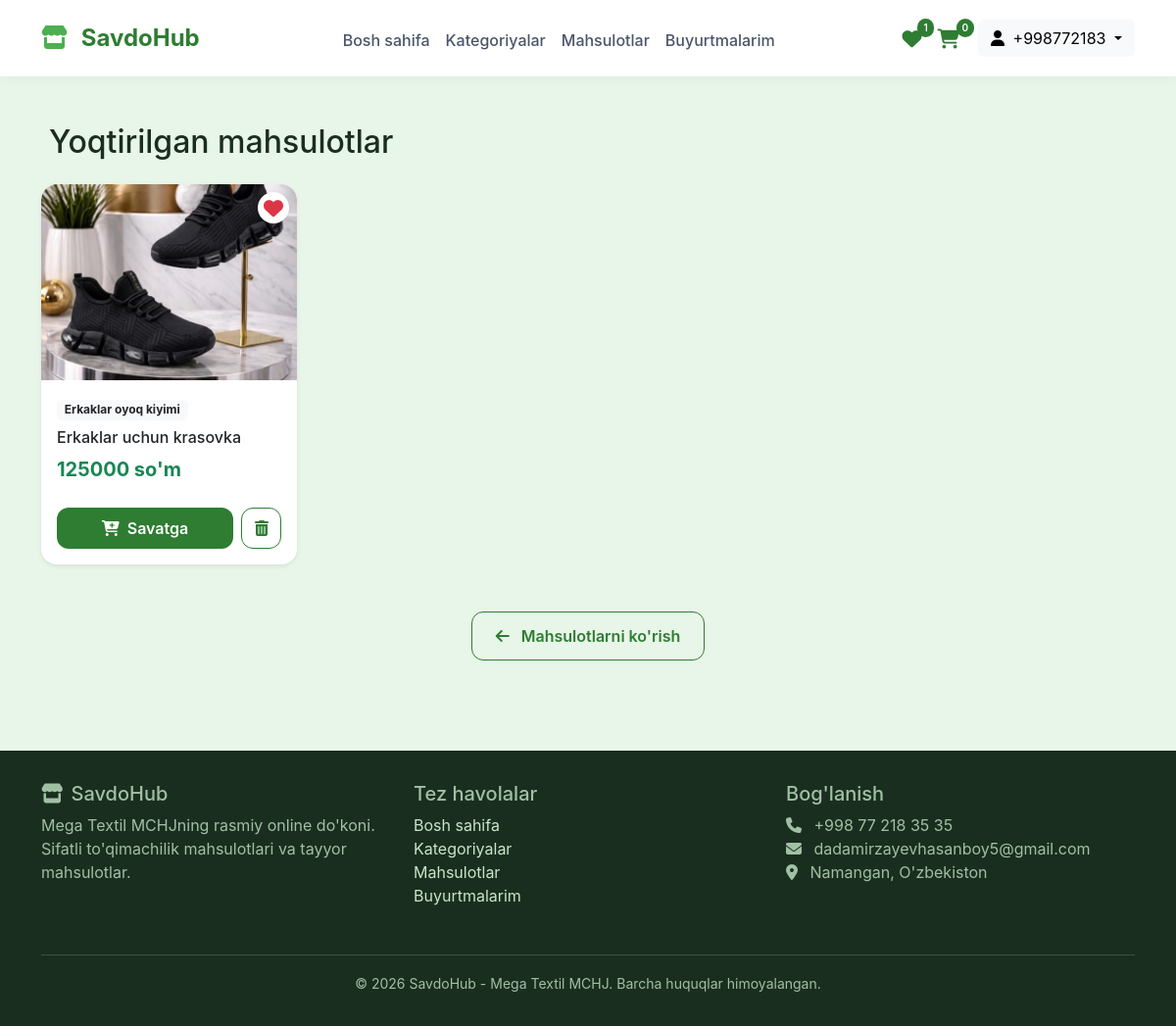
/wishlist/ (signed in), run on an earlier commit of the app's database.
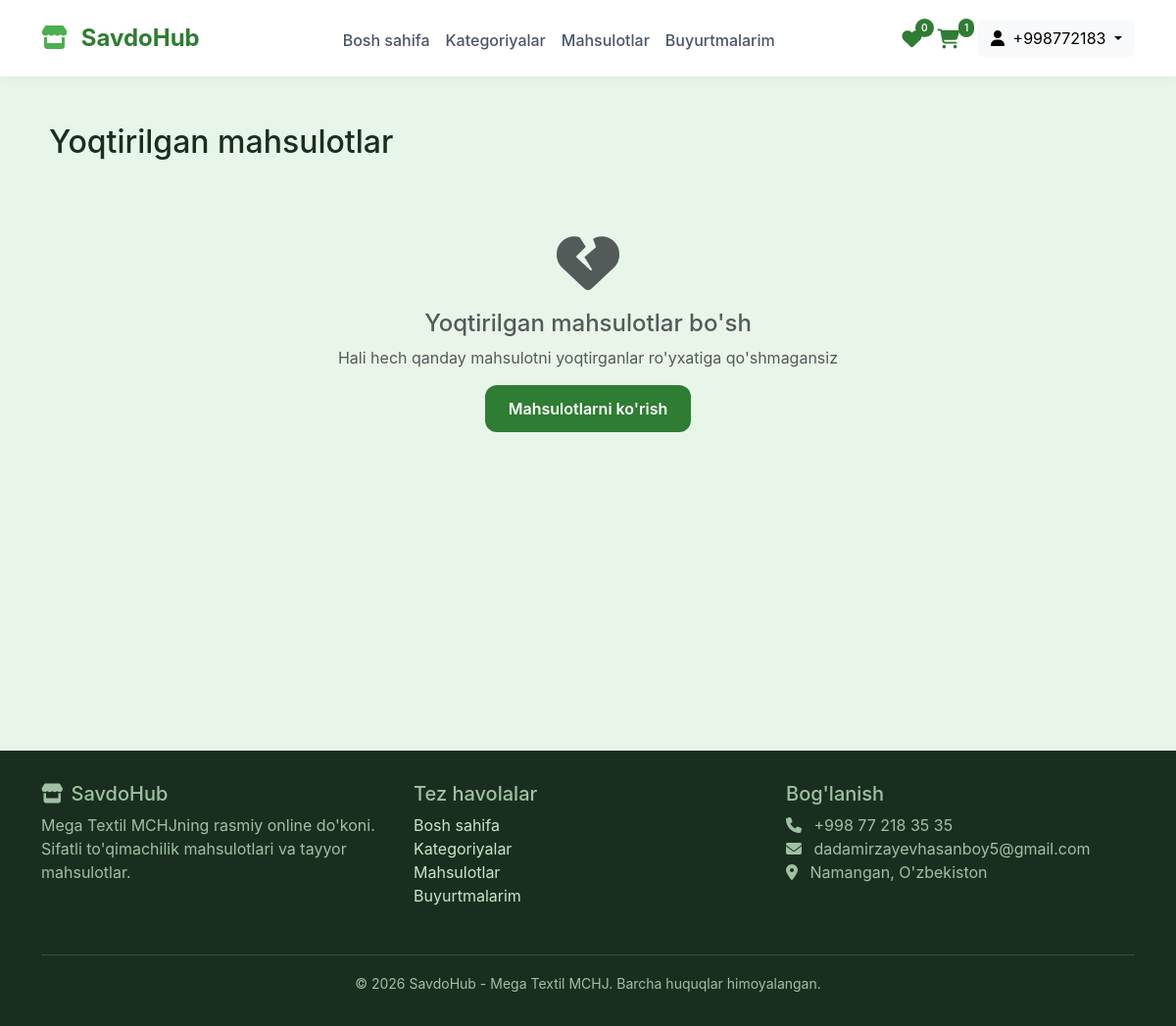
And on a later commit of the database.
### shop/models.py (models this page shows, shortened)
class Wishlist(models.Model):
    user = models.ForeignKey(User, on_delete=models.CASCADE, related_name='wishlists', verbose_name="Foydalanuvchi")
    product = models.ForeignKey(Product, on_delete=models.CASCADE, related_name='wishlists', verbose_name="Mahsulot")
    created_at = models.DateTimeField(auto_now_add=True, verbose_name="Qo'shilgan vaqt")
    class Meta:
        verbose_name = "Yoqtirilgan mahsulot"
        verbose_name_plural = "Yoqtirilgan mahsulotlar"
        unique_together = ['user', 'product']

class Product(models.Model):
    category = models.ForeignKey(Category, on_delete=models.CASCADE, related_name='products')
    name = models.CharField(max_length=200)
    slug = models.SlugField(unique=True)
    description = models.TextField()
    price = models.DecimalField(max_digits=10, decimal_places=2)
    old_price = models.DecimalField(max_digits=10, decimal_places=2, blank=True, null=True)
    image = models.ImageField(upload_to='products/')
    image2 = models.ImageField(upload_to='products/', blank=True, null=True)
    image3 = models.ImageField(upload_to='products/', blank=True, null=True)
    is_available = models.BooleanField(default=True)
    is_featured = models.BooleanField(default=False)
    is_new = models.BooleanField(default=False)
    created_at = models.DateTimeField(auto_now_add=True)
    class Meta:
        verbose_name = "Mahsulot"
        verbose_name_plural = "Mahsulotlar"
        ordering = ['-created_at']
    def get_absolute_url(self):
        return reverse('shop:product_detail', args=[self.category.slug, self.slug])

class Category(models.Model):
    name = models.CharField(max_length=100, verbose_name="Kategoriya nomi")
    slug = models.SlugField(unique=True, verbose_name="URL manzil")
    image = models.ImageField(upload_to='categories/', blank=True, null=True, verbose_name="Rasm")
    order = models.IntegerField(default=0, verbose_name="Tartib")
    created_at = models.DateTimeField(auto_now_add=True, verbose_name="Yaratilgan vaqt")
    class Meta:
        verbose_name = "Kategoriya"
        verbose_name_plural = "Kategoriyalar"
        ordering = ['order', 'name']

### shop/views.py (the view)
# urls.py: path('wishlist/', views.wishlist_view, name='wishlist'),
def wishlist_view(request):
    if not request.user.is_authenticated:
        messages.warning(request, 'Yoqtirilgan mahsulotlaringizni ko\'rish uchun tizimga kiring!')
        return redirect('accounts:login')
    wishlist_items = Wishlist.objects.filter(user=request.user).order_by('-created_at')
    context = {
        'wishlist_items': wishlist_items,
        'cart_total_items': get_cart_total_items(request),
        'wishlist_count': get_wishlist_count(request),
    }
    return render(request, 'shop/wishlist.html', context)

### shop/models.py (called while the page is built)
    @property
    def total_items(self):
        return sum(item.quantity for item in self.items.all())

### shop/views.py (called while the page is built)
def get_cart_total_items(request):
    if request.user.is_authenticated:
        cart = Cart.objects.filter(user=request.user).first()
        return cart.total_items if cart else 0
    else:
        session_cart = get_or_create_session_cart(request)
        return session_cart.total_items

def get_wishlist_count(request):
    if request.user.is_authenticated:
        return Wishlist.objects.filter(user=request.user).count()
    return 0

### shop/templates/shop/wishlist.html (shortened to what this page needs)
{% extends 'shop/base.html' %}
{% block content %}
<div class="container">
    <h2 class="mb-4" style="color: #1a2e1f;">
        Yoqtirilgan mahsulotlar
    </h2>
    {% if wishlist_items %}
    <div class="row g-4">
        {% for item in wishlist_items %}
        <div class="col-md-4 col-lg-3">
            <div class="card h-100 border-0 shadow-sm rounded-4 product-card position-relative">
                <a href="{{ item.product.get_absolute_url }}" class="text-decoration-none">
                    {% if item.product.image %}
                    <img src="{{ item.product.image.url }}" class="card-img-top rounded-top-4" alt="{{ item.product.name }}" style="height: 200px; object-fit: cover;">
                    {% else %}
                    <div class="bg-light rounded-top-4 d-flex align-items-center justify-content-center" style="height: 200px;">
                        <i class="fas fa-image fa-4x text-muted"></i>
                    </div>
                    {% endif %}
                    <div class="card-body">
                        <div class="mb-2">
                            <span class="badge bg-light text-dark">{{ item.product.category.name }}</span>
                        </div>
                        <h6 class="card-title text-dark mb-2">{{ item.product.name|truncatechars:50 }}</h6>
                        <div class="d-flex align-items-center gap-2 flex-wrap">
                            <span class="fw-bold text-success fs-5">{{ item.product.price|floatformat:0 }} so'm</span>
                        </div>
                    </div>
                </a>
                <div class="card-footer bg-transparent border-0 pb-3">
                    <div class="d-flex gap-2">
                        <button class="btn-primary-custom flex-grow-1 add-to-cart-btn" data-product-id="{{ item.product.id }}" style="padding: 0.5rem;">
                            <i class="fas fa-cart-plus me-1"></i> Savatga
                        </button>
                        <button class="btn-outline-custom wishlist-remove-btn" data-product-id="{{ item.product.id }}" style="padding: 0.5rem;">
                            <i class="fas fa-trash-alt me-1" style="margin-left: 5px;"></i>
                        </button>
                    </div>
                </div>
                <button class="btn btn-link position-absolute top-0 end-0 m-2 text-danger wishlist-remove-btn" data-product-id="{{ item.product.id }}" style="background: white; border-radius: 50%; width: 32px; height: 32px; display: flex; align-items: center; justify-content: center; box-shadow: 0 2px 8px rgba(0,0,0,0.1); z-index: 10; text-decoration: none;">
                    <i class="fas fa-heart fa-lg"></i>
                </button>
            </div>
        </div>
        {% endfor %}
    </div>
    <div class="text-center mt-5">
        <a href="{% url 'shop:product_list' %}" class="btn-outline-custom">
            <i class="fas fa-arrow-left me-2"></i> Mahsulotlarni ko'rish
        </a>
    </div>
    {% else %}
    <div class="text-center py-5">
        <i class="fas fa-heart-broken fa-4x text-muted mb-3"></i>
        <h4 class="text-muted">Yoqtirilgan mahsulotlar bo'sh</h4>
        <p class="text-muted">Hali hech qanday mahsulotni yoqtirganlar ro'yxatiga qo'shmagansiz</p>
        <a href="{% url 'shop:product_list' %}" class="btn-primary-custom">Mahsulotlarni ko'rish</a>
    </div>
    {% endif %}
</div>
{% endblock %}

### shop/templates/shop/base.html (shortened to what the changed rows need)
<!DOCTYPE html>
<html lang="uz">
<head>
    <link href="https://cdn.jsdelivr.net/npm/bootstrap@5.3.0/dist/css/bootstrap.min.css" rel="stylesheet">
    <link rel="stylesheet" href="https://cdnjs.cloudflare.com/ajax/libs/font-awesome/6.5.1/css/all.min.css">
</head>
<body>
<nav class="navbar navbar-expand-lg sticky-top">
    <div class="container">
        <div class="collapse navbar-collapse" id="navbarNav">
            <div class="d-flex gap-3 align-items-center">
                <a href="{% url 'shop:wishlist' %}" class="position-relative" style="color: #2e7d32;">
                        <i class="fas fa-heart fa-lg"></i>
                        <span class="wishlist-count" id="wishlistCount" style="position: absolute; top: -8px; right: -12px; background: #2e7d32; color: white; font-size: 10px; font-weight: 600; padding: 2px 6px; border-radius: 20px;">{{ wishlist_count|default:0 }}</span>
                </a>
                <a href="{% url 'shop:cart' %}" class="cart-badge position-relative">
                    <i class="fas fa-shopping-cart fa-lg" style="color: #2e7d32; margin-right: 3px;">
                    </i>
                    <span class="cart-count" id="cartCount">{{ cart_total_items|default:0 }}</span>
                </a>
            </div>
        </div>
    </div>
</nav>
<div class="main-container">
    {% block content %}{% endblock %}
</div>
</body>
</html>

What changed in the data, as far as the page shows it:
removed Wishlist: product.image (picture), product.category.name "Erkaklar oyoq kiyimi", product.name "Erkaklar uchun krasovka", product.price "125000"
Also different on the page:
{{ wishlist_count|default:0 }}: "1" → "0"
{{ cart_total_items|default:0 }}: "0" → "1"
text now shown: "Yoqtirilgan mahsulotlar bo'sh Hali hech qanday mahsulotni yoqtirganlar ro'yxatiga qo'shmagansiz"
